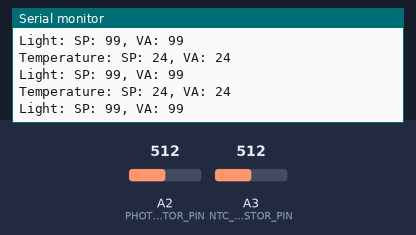
Recording of a program running on a simulated Arduino Uno, built with avr-gcc and run on an emulated ATmega328P. Shown: the last lines printed to the serial monitor. The inputs (shaded band) are chosen by the test bench; at power-on: A2 (PHOTORESISTOR_PIN) = 512, A3 (NTC_THERMISTOR_PIN) = 512.

Above: at 1.3 s.
1.4 s: A2 (PHOTORESISTOR_PIN) set to 716
At 1.55 s:
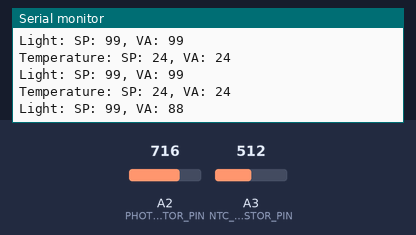
2.9 s: A3 (NTC_THERMISTOR_PIN) set to 716
At 2.99 s:
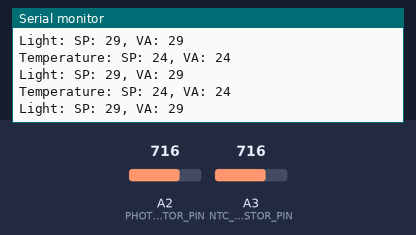
4.4 s: A2 (PHOTORESISTOR_PIN) set to 900
At 5.04 s:
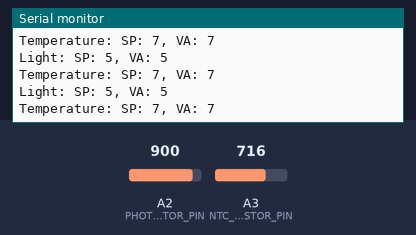
5.9 s: A3 (NTC_THERMISTOR_PIN) set to 900
At 5.97 s:
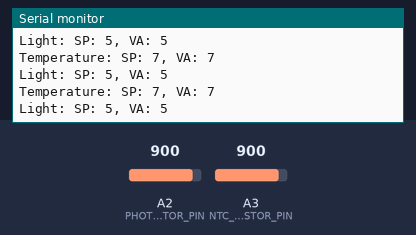
Timing chart, 0 to 8.4 s (numbered marks = the images above; inputs shaded):
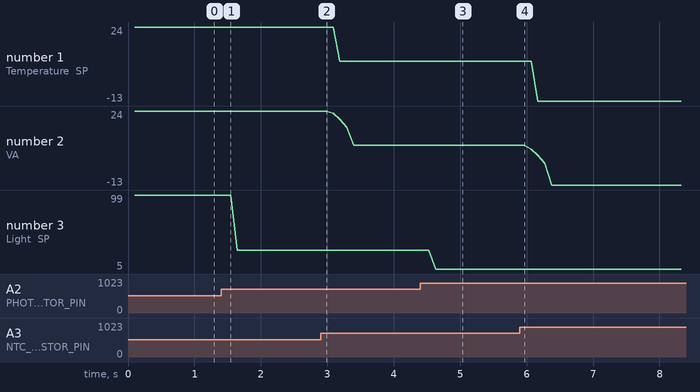

The program:

main.cpp
```cpp
// Analog to voltage: https://docs.arduino.cc/built-in-examples/basics/ReadAnalogVoltage/
// Photoresistor (voltage to resistance to lux): https://docs.wokwi.com/parts/wokwi-photoresistor-sensor
// Thermistor (voltage to resistance to temperature): https://docs.wokwi.com/parts/wokwi-ntc-temperature-sensor

#define NTC_THERMISTOR_PIN A3
#define PHOTORESISTOR_PIN A2

// Built-in libraries
#include <Arduino.h>

// Custom libraries
#include "SerialIO.h"
#include "NTCThermistor.h"
#include "Photoresistor.h"
#include "Convertor.h"

SerialIO serialIO;
NTCThermistor ntcThermistor(NTC_THERMISTOR_PIN);
Photoresistor photoresistor(PHOTORESISTOR_PIN);

long int temperatureReadings[READINGS_SIZE];
float spTemperature;
float vaTemperature;

long int lightReadings[READINGS_SIZE];
float spLight;
float vaLight;

void setup();
void loop();
void getTemperatureReading();
void getLightReading();
void computeSPTemperature();
void computeSPLight();
void computeVATemperature();
void computeVALight();
void getInitialReadings();

void getTemperatureReading(){
    for(int i = 0; i < READINGS_SIZE - 1; i++){
        temperatureReadings[i] = temperatureReadings[i + 1];
    }

    temperatureReadings[READINGS_SIZE - 1] = ntcThermistor.getReading();
}

void getLightReading(){
    for(int i = 0; i < READINGS_SIZE - 1; i++){
        lightReadings[i] = lightReadings[i + 1];
    }

    lightReadings[READINGS_SIZE - 1] = photoresistor.getReading();
}

void computeSPTemperature(){
    long int spTemperatureReadings[SALT_PEPER_SIZE];

    for(int i = WEIGHTS_SIZE - SALT_PEPER_SIZE; i < SALT_PEPER_SIZE; i++){
        spTemperatureReadings[i] = temperatureReadings[i];
    }

    spTemperature = toTemperature(toResistance(toVoltage(saltPeperFilter(spTemperatureReadings))));
}

void computeSPLight(){
    long int spLightReadings[SALT_PEPER_SIZE];

    for(int i = WEIGHTS_SIZE - SALT_PEPER_SIZE; i < SALT_PEPER_SIZE; i++){
        spLightReadings[i] = lightReadings[i];
    }

    spLight = toLux(toResistance(toVoltage(saltPeperFilter(spLightReadings))));
}

void computeVATemperature(){
    long int vaTemperatureReadings[WEIGHTS_SIZE];

    for(int i = WEIGHTS_SIZE - WEIGHTS_SIZE; i < WEIGHTS_SIZE; i++){
        vaTemperatureReadings[i] = temperatureReadings[i];
    }

    vaTemperature = toTemperature(toResistance(toVoltage(weightedAverage(vaTemperatureReadings))));
}

void computeVALight(){
    long int vaLightReadings[WEIGHTS_SIZE];

    for(int i = WEIGHTS_SIZE - WEIGHTS_SIZE; i < WEIGHTS_SIZE; i++){
        vaLightReadings[i] = lightReadings[i];
    }

    vaLight = toLux(toResistance(toVoltage(weightedAverage(vaLightReadings))));
}

void setup(){
    serialIO.setup();
    ntcThermistor.setup();
    photoresistor.setup();

    for(int i = 0; i < READINGS_SIZE; i++){
        temperatureReadings[i] = ntcThermistor.getReading();
        lightReadings[i] = photoresistor.getReading();
    }
}

void loop(){
    getTemperatureReading();
    computeSPTemperature();
    computeVATemperature();

    getLightReading();
    computeSPLight();
    computeVALight();

    printf("Temperature: SP: %ld, VA: %ld\n\r", (long int)spTemperature, (long int)vaTemperature);
    printf("Light: SP: %ld, VA: %ld\n\r", (long int)spLight, (long int)vaLight);

    delay(100);
}
```

Measured:
- after the input at 1.4 s, the serial monitor: prints a new line after 0.14 s (image 1)
- after the input at 4.4 s, the serial monitor: prints a new line after 0.13 s (image 3)
- plotted number 1: 24 → 7 after the input at 2.9 s, 7 → -13 after the input at 5.9 s
- plotted number 2: 24 → 7 after the input at 2.9 s, 7 → -13 after the input at 5.9 s
- plotted number 3: 99 → 29 after the input at 1.4 s, 29 → 5 after the input at 4.4 s
